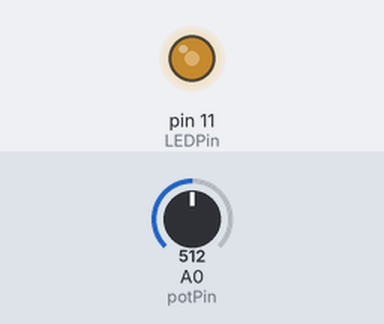
This program was run on a simulated Arduino Uno, built with avr-gcc and run on an emulated ATmega328P. Parts: output pins drawn as LEDs (lit = HIGH). The inputs (shaded band) are chosen by the test bench; at power-on: A0 (potPin) = 512.

Above: at 1.2 s.
1.3 s: A0 (potPin) set to 716
At 2.5 s:
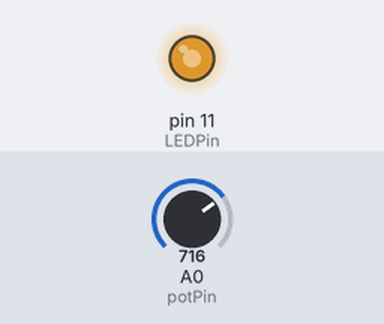
2.8 s: A0 (potPin) set to 900
At 3.7 s:
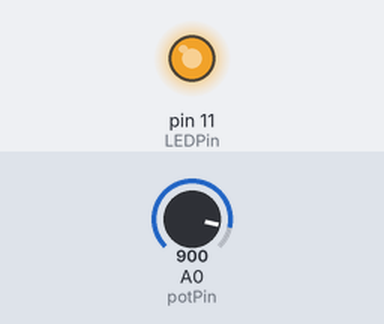
4.3 s: A0 (potPin) set to 122
At 4.8 s:
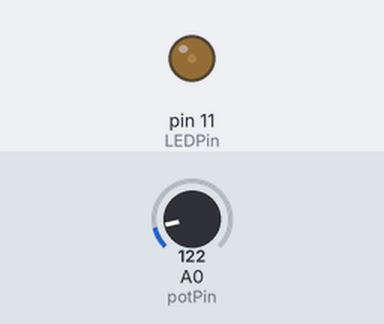
5.8 s: A0 (potPin) set to 0
At 7.0 s:
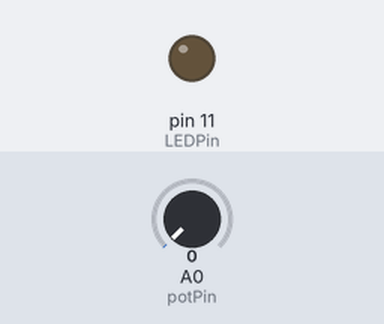
7.3 s: A0 (potPin) set to 511
At 8.3 s:
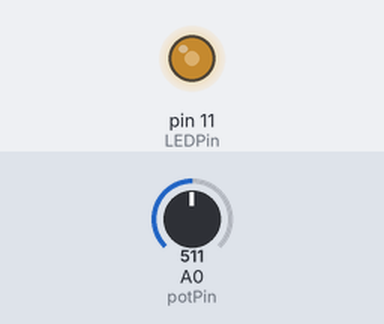
Timing chart, 0 to 9.8 s (numbered marks = the images above; inputs shaded):
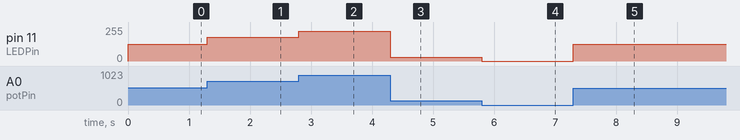

Measured:
- after the input at 1.3 s, pin 11 (LEDPin): 127/255 → 178/255 at once
- after the input at 2.8 s, pin 11 (LEDPin): 178/255 → 224/255 at once
- after the input at 4.3 s, pin 11 (LEDPin): 224/255 → 30/255 at once
- after the input at 5.8 s, pin 11 (LEDPin): 30/255 → 0/255 at once
- after the input at 7.3 s, pin 11 (LEDPin): 0/255 → 127/255 at once

The program:

main.cpp
```cpp
// (licence header left out)
#include <Arduino.h>

int potPin = 0;   // Declare potPin to be analog pin A0.
int LEDPin = 11;  // Declare LEDPin to be Digital 11 (PWM).
int readValue;    // Use this variable to read Potentiometer.
int writeValue;   // Use this variable for writing to LED.

void setup() {
    pinMode(potPin, INPUT);   // Set potPin to be an Input.
    pinMode(LEDPin, OUTPUT);  // Set LEDPin to be an Output.
}

void loop() {
    readValue = analogRead(potPin);          // Read the voltage on the Potentiometer.
    writeValue = (255.0/1023.0) * readValue; // Calculate writeValue for LED.
    analogWrite(LEDPin, writeValue);         // Write to the LED.
}
```
